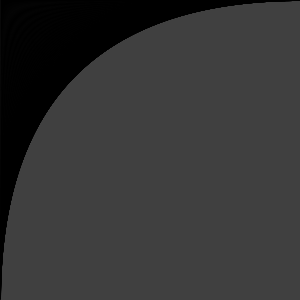
Frame 1 (no input)
Frame 60 (the mouse pressed at the canvas centre just before this capture): identical to frame 1, image omitted
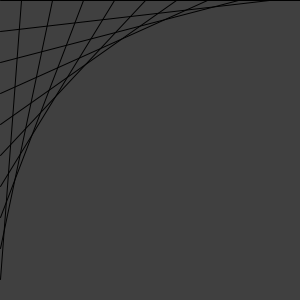
Frame 120 (the mouse held since frame 60 and released just before this capture)

The Processing sketch that drew these frames (run headless with seeded random() and noise(); from frame 60 on, the mouse is pressed at the canvas centre):

// Processing sketch: processing_7559
// ── processing_7559.pde

// Keith O'Hara <kohara@bard.edu>
// Feb 10 2010
// CMSC 117
//
// string art: making curves from straight lines
//

void setup()
{
  size(300, 300);
  smooth();
}

void draw()
{
  background(64);
  for (int i = 0; i < 300; i = i + 1 + mouseX/5 )
  {
    line(0, i, width-i, 0);
  } 
}
